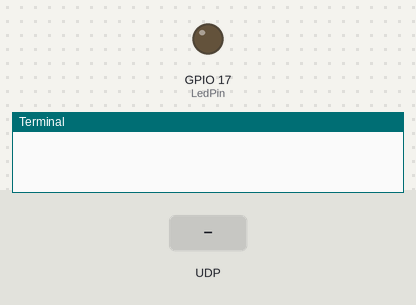
Recording of a program running on a simulated Raspberry Pi (BCM pin numbers), started with the arguments Hello 3. On the bench: output pins drawn as LEDs (lit = HIGH), the last lines printed to the terminal. Dashed ring = blinking. The inputs (shaded band) are chosen by the test bench.

Above: at 1.2 s.
1.3 s: UDP packet "BLINK" arrives
At 2.1 s:
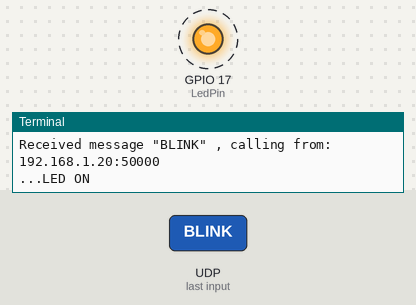
Timing chart, 0 to 10.3 s (numbered marks = the images above; inputs shaded):
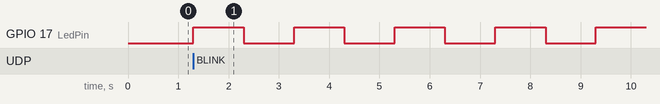

The program:

server_udp_LED.py
```python
#!/usr/bin/env python3
import sys
import socket
import pigpio
import time


def setup():
    # Configure PiGPIO and the LED's GPIO pin
    global pi, LedPin
    LedPin = 17
    pi = pigpio.pi()  # create an instance of PiGPIO and assign it to pi variable

    pi.set_mode(LedPin, pigpio.OUTPUT)  # configure GPIO pin LedPin to be an output pin
    # we want to use that pin to control something
    # connected to it from our Python code - in this example a LED


def runBlink():
    # global pi, LedPin
    while True:
        # As the loop executes, we are toggling GPIO pin LedPin, our output pin, on and off
        print('...LED ON')
        # Turn on LED
        pi.write(LedPin, 1)  # 1 = High = On
        time.sleep(1)
        print('LED OFF...')
        # Turn off LED
        pi.write(LedPin, 0)  # 0 = Low = Off
        time.sleep(1)


# Define a destroy function for clean up everything after the script finished
def destroy():
    # global pi, LedPin, ServerSocket
    pi.write(LedPin, 0)
    ServerSocket.close()
    # COMPLETE THE CODE TO TURN OFF THE LED AND CLOSE THE SOCKET


def main():
    global ServerSocket

    if len(sys.argv) != 3:
        print(f"Usage: {sys.argv[0]} <host> <port>")
        sys.exit(1)

    host, port = sys.argv[1], int(sys.argv[2])

    ServerSocket = socket.socket(socket.AF_INET, socket.SOCK_DGRAM)

    try:
        ServerSocket.bind((host, port))
    except socket.error as e:
        print(str(e))
        sys.exit(1)

    while True:
        data, addr = ServerSocket.recvfrom(1024)
        comando = data.decode('utf-8')

        print('Received message \"' + comando + '\" , calling from: ' + addr[0] + ':' + str(addr[1]))

        if comando == "BLINK":
            runBlink()
    # COMPLETE THE CODE TO RECEIVE THE MESSAGE FROM CLIENT USING SOCKETS
    # IF MESSAGE RECEIVED IS 'BLINK' THE LED IN THE BOARD MUST BLINK


#
if __name__ == '__main__':
    setup()
    try:
        main()
    # When 'Ctrl+C' is pressed, the program destroy() will be  executed.
    except KeyboardInterrupt:
        print("\nCaught keyboard interrupt, exiting")
    finally:
        destroy()
```

Measured:
- after the input at 1.3 s, GPIO 17 (LedPin): alternates HIGH for 1.0 s and LOW for 1.0 s, starting at once
